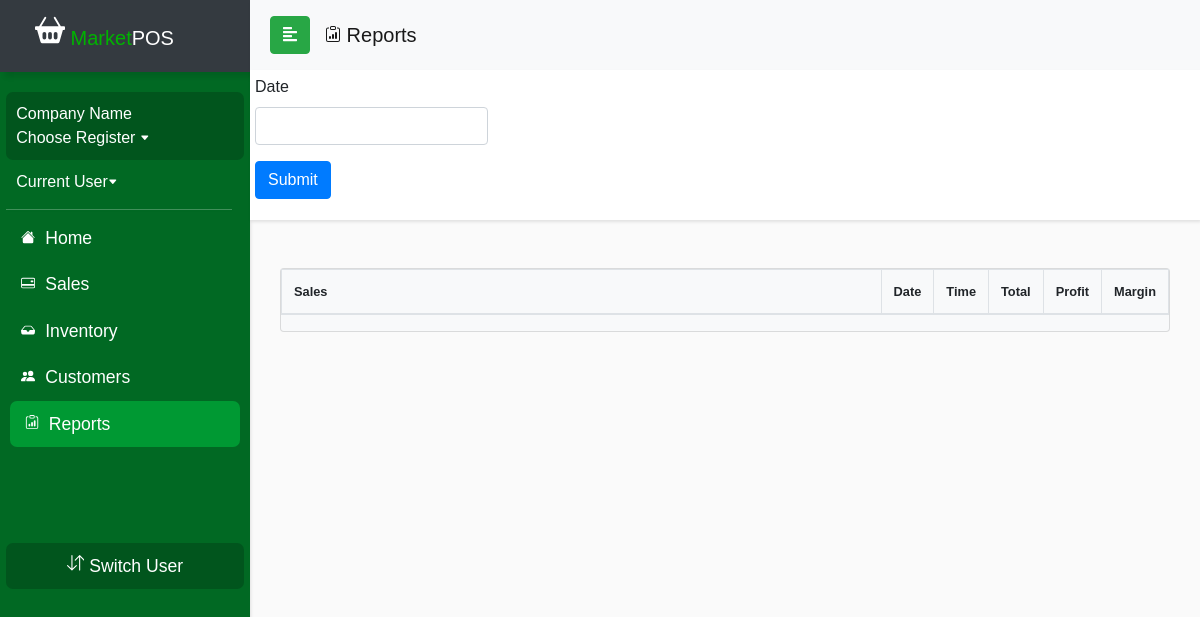
Before: /currentDraft/reportMargin.php with the older database file.
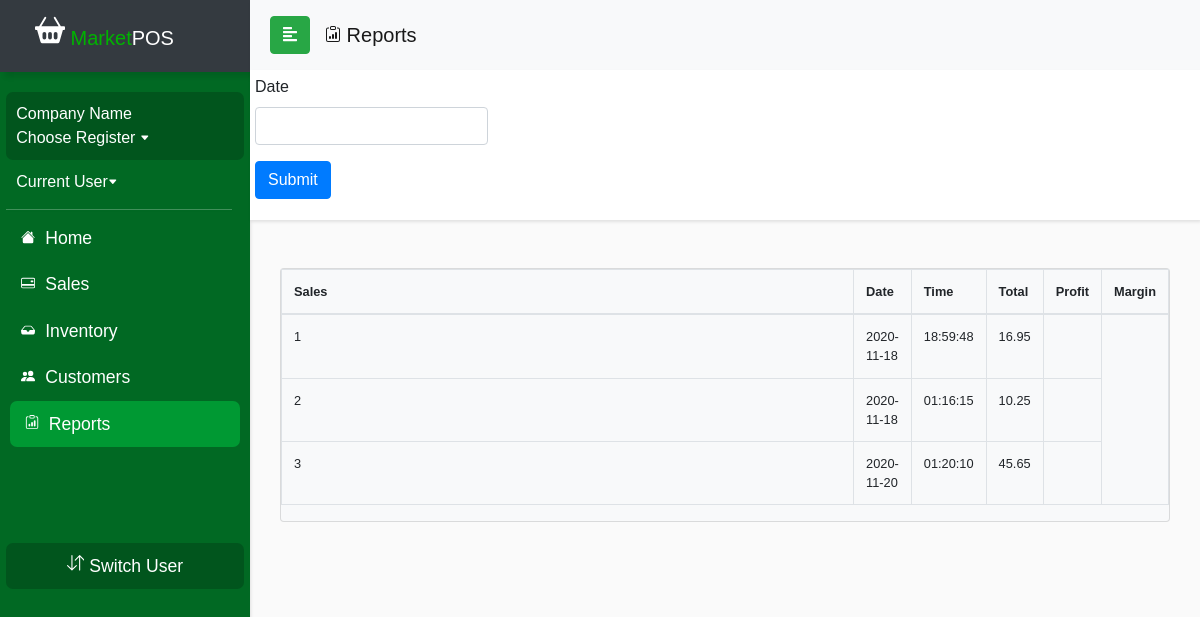
After: the same page with the newer database file.
### tables this page shows
CREATE TABLE `ticket_system` (
  `ticket_id` int(11) NOT NULL,
  `date` date NOT NULL,
  `company_name` varchar(50) NOT NULL,
  `time` time NOT NULL,
  `quantity` int(11) NOT NULL,
  `subtotal` float NOT NULL,
  `total` float NOT NULL,
  `discount` float NOT NULL,
  `tax` float NOT NULL,
  `tax_rate` float DEFAULT NULL,
  `cash` float DEFAULT NULL,
  `credit` float DEFAULT NULL,
  `cart_purchase` tinyint(1) NOT NULL
);

### currentDraft/reportMargin.php (the view, shortened to what the changed rows need)
<?php
include_once('config.php');
$query = "SELECT * FROM ticket_system";
$result = mysqli_query($conn, $query);
?>
<!DOCTYPE html>
<html>
<head>
   <link rel="stylesheet" href="css/bootstrap.min.css">
  <link rel="stylesheet" href="userStyle2.css">
  <link rel="stylesheet" href="css/jquery.mCustomScrollbar.min.css">
  <link rel="stylesheet" href="css/bootstrap-datepicker3.css">
</head>
<body>
          <nav id="sidebar">
        <div class="sidebar-header bg-dark">
            <h1><span><a class="navbar-brand relative-top" href="indexDraft.php">
                        <span style="color: #00b300"> Market</span>POS</a></h1>
        </div>
    </nav>
  <div id="content">
    <div class="container justify-content-center" id="tablescreen">
      <div class="col-12">
        <div class="card mt-5 bg-light">
          <table class="table table-bordered" style="font-size:80%;">
            <thead>
              <tr>
                <th class="col"> Sales </th>
                <th class="col"> Date </th>
                <th class="col"> Time </th>
                <th class="col"> Total</th>
                <th class="col"> Profit </th>
                <th class="col"> Margin </th>
              </tr>
            </thead>
            <tbody>
              <?php
              if (isset($_POST['submit-search'])) {
              $Date = date("Y-m-d", strtotime($_POST['date']));
              $search = mysqli_real_escape_string($conn, $Date);
              $sql = "SELECT * FROM ticket_system WHERE date LIKE '$search%'";
              $result = mysqli_query($conn, $sql);
              $queryResults = mysqli_num_rows($result);
              echo "<div>There are $queryResults results matching your search</div><br>";
              while ($row = mysqli_fetch_assoc($result)) {
                if ($queryResults > 0) {
                  echo "<tr><td>"
                  . $row['ticket_id'] . "</td><td>" . $row['date'] . "</td><td>" . $row['time'] . "</td><td>" . $row['total'] . "</td><td>";
                }
                else {
                  echo "<div>There are no results matching your search</div>";
                 }
                }
              }
              else {
                while ($row = mysqli_fetch_assoc($result)) {
                  echo "<tr><td>"
                  . $row['ticket_id'] . "</td><td>" . $row['date'] . "</td><td>" . $row['time'] . "</td><td>" . $row['total'] . "</td><td>";
                }
              }
              ?>
            </tbody>
          </table>
        </div>
      </div>
    </div>
</body>
</html>

Changed rows visible on the page:
added ticket_system: ticket_id "1", date "2020-11-18", time "18:59:48", total "16.95"
added ticket_system: ticket_id "2", date "2020-11-18", time "01:16:15", total "10.25"
added ticket_system: ticket_id "3", date "2020-11-20", time "01:20:10", total "45.65"
